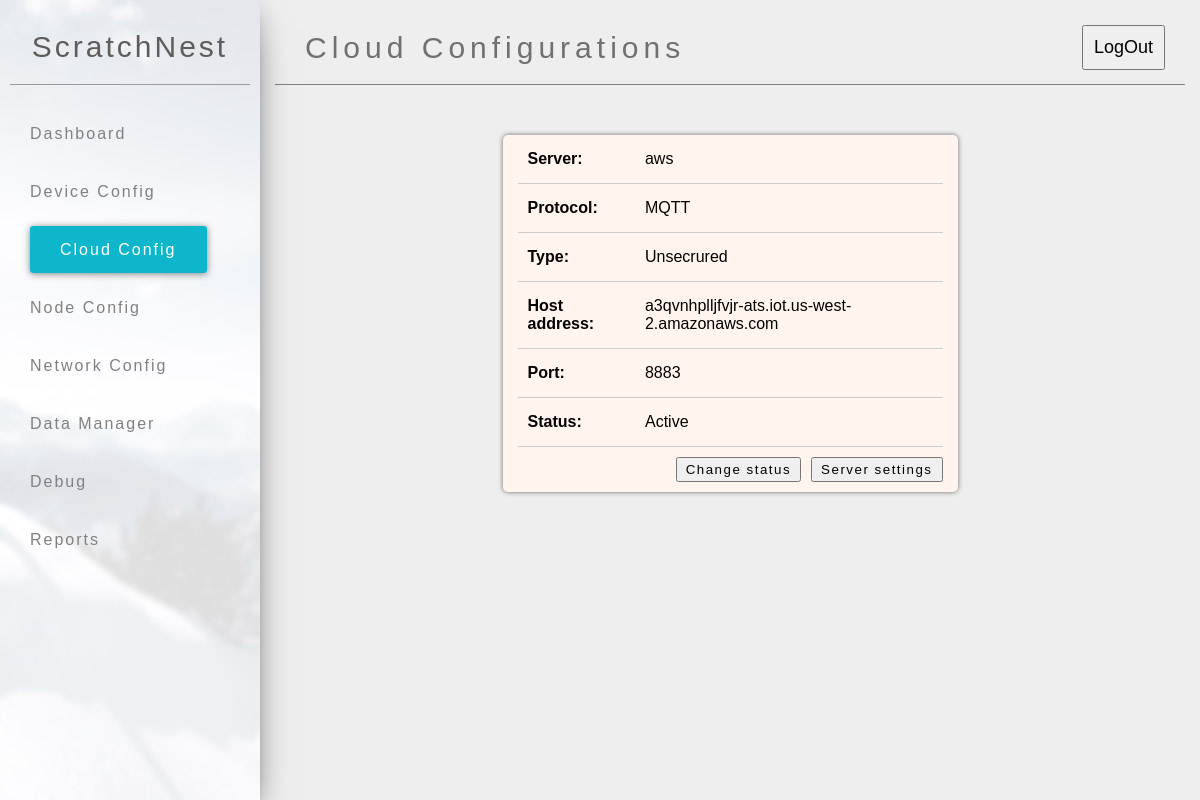
/cloudConfig (signed in), run on the app's committed database.
### tables this page shows
CREATE TABLE Cloud ( key int ,ServerType varchar(20) ,Ip varchar(100) , Port varchar(20) , C_Status varchar(20) , TOPIC varchar(40), PUBFLAG varchar(20));

### gdm/gdmApp/gdm.py (the view, shortened to what this page needs)
@app.route('/cloudConfig',methods=['GET','POST'])
def cloudConfig():
    if 'logedIn' in session:
        cloudData=db.getdata('Cloud')
        cloudData={'server':cloudData[0][1],'hostAdd':cloudData[0][2],'port':cloudData[0][3],'status':cloudData[0][4]}
        return render_template('cloudConfig.html',cloudData=cloudData)
    return redirect(url_for('login'))

### gdm/gdmApp/database.py (called while the page is built)
    def getdata(self,tableselect):
        conn=self.connect()
        try:
            data=conn.execute('select * from ' + tableselect)
            data=data.fetchall()
            conn.close()
            return data
        except:
            time.sleep(2)
            return self.getdata(tableselect)

    def connect(self):
        conn = sqlite3.connect('/home/lab/gateway/Gateway_POC/mydatabasenew.db',check_same_thread=False)
        return conn

### gdm/gdmApp/templates/cloudConfig.html (shortened to what this page needs)
{%extends 'base.html'%}
{%block pageHeading%}Cloud Configurations{%endblock%}
{%block navBtns%}
<li ><a href="{{url_for('home')}}"><img class="icon" ><P>Dashboard</P></a></li>
<li ><a href="{{url_for('deviceConfig')}}"><img  class="icon" ><P>Device Config</P></a></li>
<li class="active" ><a href="#"><img class="icon"  ><P>Cloud Config</P></a></li>
<li ><a href="{{url_for('nodeConfig')}}"><img class="icon"  ><P>Node Config</P></a></li>
<li ><a href="{{url_for('networkConfig')}}"><img class="icon"  ><P>Network Config</P></a></li>
<li ><a href="{{url_for('dataManager')}}"><img class="icon"  ><P>Data Manager</P></a></li>
<li ><a href="{{url_for('debug')}}"><img class="icon"  ><P>Debug</P></a></li>
<li ><a href="{{url_for('reports')}}"><img class="icon"  ><P>Reports</P></a></li>
{%endblock%}
{% block content %}
<div class="card" id="showCard" style="width:50%">
  <div class="card-content">
      <table style="width: 100%;">
          <tbody>
            <tr>
              <td><b>Server:</b></td>
              <td>{{cloudData.server}}</td>
            </tr>
            <tr>
                <td><b>Protocol:</b></td>
                <td>MQTT</td>
            </tr>
            <tr>
                <td><b>Type:</b></td>
                <td>Unsecrured</td>
            </tr>
            <tr>
                <td><b>Host address:</b></td>
                <td>{{cloudData.hostAdd}}</td>
            </tr>
            <tr>
                <td><b>Port:</b></td>
                <td>{{cloudData.port}}</td>
            </tr>
            <tr>
              <td><b>Status:</b></td>
              <td>{{cloudData.status}}</td>
          </tr>
          </tbody>
      </table>
      <button type="button" onclick="showServerSelect()" class="editBtn"  >Server settings</button>
      <button type="button" onclick="showStatusSelect()"  class="editBtn" style="margin-right: 10px;" >Change status</button>
    </div>
</div>
{% endblock%}

### gdm/gdmApp/static/css/base.css (style rules this page uses)
* { margin: 0; padding: 0; box-sizing: border-box; font-family: sans-serif; }
body { overflow-x:hidden; }
.button-container li { list-style: none; margin-top: 40px; margin-left: 20px; letter-spacing: 2px; font-weight: 100; }
.button-container a { color: gray; text-decoration: none; }
.active a { color: white; background-color: #0EB6CB; padding: 15px 30px; border-radius: 3px; box-shadow: 0px 1px 7px rgba(41, 41, 41, 0.568); text-align: center; }
.button-container p { display: inline; }
.card { background-color: seashell; margin-top: 50px; box-shadow: 0px 0px 5px rgba(0, 0, 0, 0.56); border-radius: 5px; padding: 0px 15px 10px 15px; }
.card-content table { text-align: left; }
.card-content table,th, td { border-bottom: 1px solid rgb(204, 204, 204); border-collapse: collapse; padding: 15px 10px; }

### gdm/gdmApp/templates/cloudConfig.html (style rules this page uses)
.btnWrap button, .editBtn { margin-top:10px; padding:3px 8px; float:right; letter-spacing:1.5px; }

### data on the page
Cloud: server "aws", hostAdd "a3qvnhplljfvjr-ats.iot.us-west-2.amazonaws.com", port "8883", status "Active"
